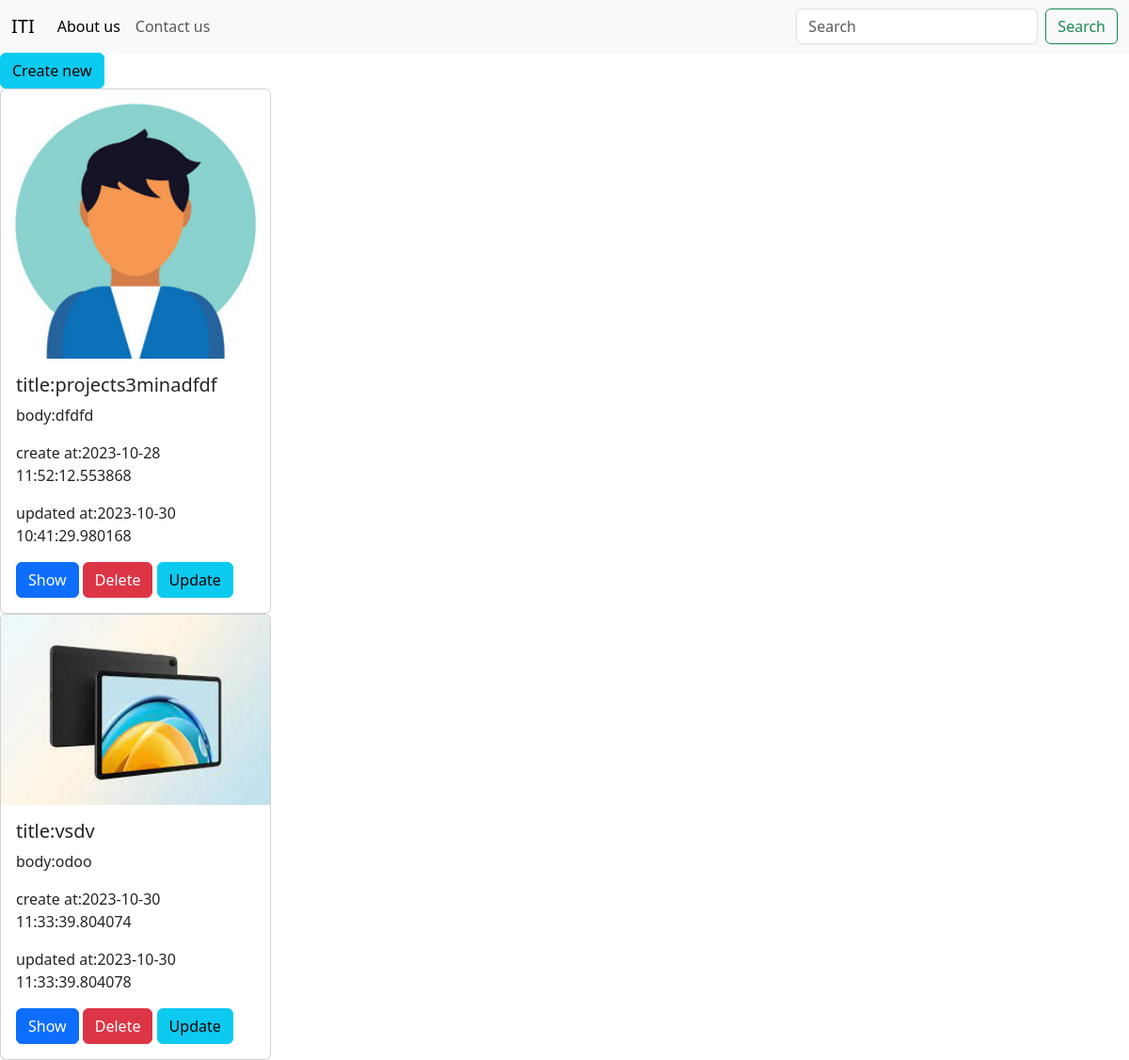
The page / on the database its author committed.
### app.py (models this page shows, shortened)
class Post(db.Model):
    __tablename__="info"
    id = db.Column(db.Integer, primary_key=True)
    title = db.Column(db.String)
    body = db.Column(db.String)
    image = db.Column(db.String)
    created_at = db.Column(db.DateTime, default=datetime.utcnow)
    updated_at = db.Column(db.DateTime, default=datetime.utcnow, onupdate=datetime.utcnow)
    @property
    def url_delete(self):
        return (url_for("delete",id=self.id))

### app.py (the view)
@app.route("/" ,endpoint="post")
def posts():
    posts=Post.query.all()
    return render_template("index.html",post=posts)

### templates/index.html
{% extends 'layouts/base.html' %}
{%block contant%}
<a href="{{url_for('create')}}" class="btn btn-info">Create new</a>
{%for post in post%}
<div class="card" style="width: 18rem;">
  <img src="{{url_for('static',filename='/iti/images/'+post.image)}}" class="card-img-top" alt="...">
    <div class="card-body">
      <h5 class="card-title">title:{{post.title}}</h5>
      <p class="card-text">body:{{post.body}}</p>
      <p class="card-text">create at:{{post.created_at}}</p>
      <p class="card-text">updated at:{{post.updated_at}}</p>
    <a href="{{url_for('view', id=post.id)}}" class="btn btn-primary">Show</a>
      <a href="{{post.url_delete}}" class="btn btn-danger">Delete</a>
      <a href="{{url_for('update', id=post.id)}}" class="btn btn-info">Update</a>
    </div>
  </div>
  {%endfor%}
  {%endblock%}

### templates/layouts/base.html (shortened to what this page needs)
<!DOCTYPE html>
<html lang="en">
<head>
  <link rel="stylesheet" href="{{url_for('static', filename='bootstrap/css/bootstrap.css')}}">
</head>
<body>
<nav class="navbar navbar-expand-lg bg-body-tertiary">
  <div class="container-fluid">
    <a class="navbar-brand" href="{{url_for('post')}}">ITI</a>
    <div class="collapse navbar-collapse" id="navbarSupportedContent">
      <ul class="navbar-nav me-auto mb-2 mb-lg-0">
        <li class="nav-item">
          <a class="nav-link active" aria-current="page" href="{{url_for('about')}}">About us</a>
        </li>
        <li class="nav-item">
          <a class="nav-link" href="{{url_for('contact')}}">Contact us</a>
        </li>
      </ul>
      <form class="d-flex" role="search">
        <input class="form-control me-2" type="search" placeholder="Search" aria-label="Search">
        <button class="btn btn-outline-success" type="submit">Search</button>
      </form>
    </div>
  </div>
</nav>
{%block contant%}
{%endblock%}
</body>
</html>

### rows shown on the page
Post: image (placeholder picture), title "projects3minadfdf", body "dfdfd", created_at "2023-10-28 11:52:12.553868", updated_at "2023-10-30 10:41:29.980168"
Post: image (picture), title "vsdv", body "odoo", created_at "2023-10-30 11:33:39.804074", updated_at "2023-10-30 11:33:39.804078"
